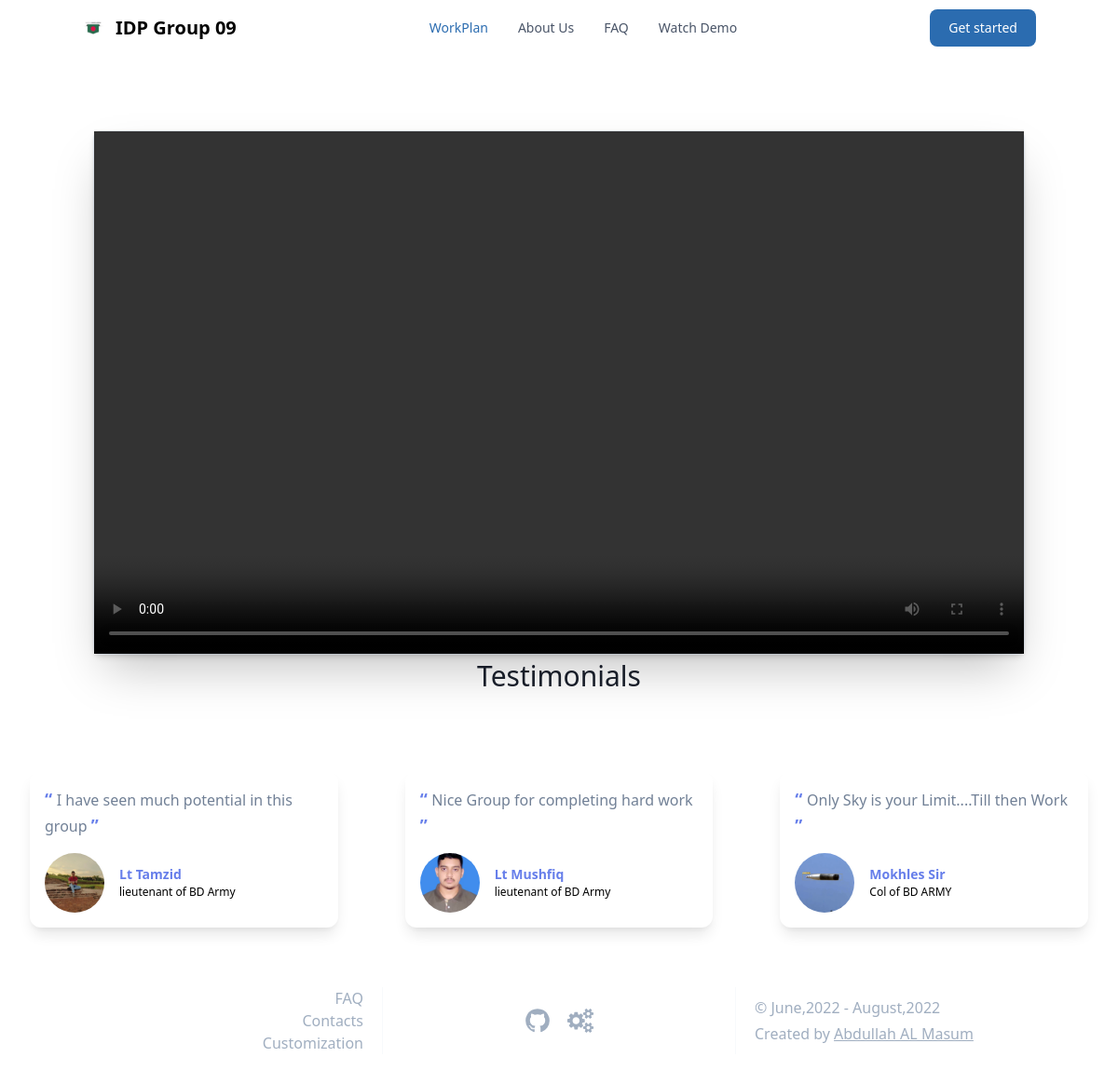
Page /result/ on the committed database.
### Capstone_App/models.py (models this page shows, shortened)
class Testimonial(models.Model):
    person = models.CharField(max_length=MAX_LENGTH, verbose_name="Person", blank=True, null=True)
    designation = models.CharField(max_length=MAX_LENGTH, verbose_name="Designation", blank=True, null=True)
    testimonial = models.CharField(max_length=MAX_LENGTH, verbose_name="Testimonial", blank=True, null=True)
    person_link = models.URLField(max_length=MAX_LENGTH, verbose_name="Person's Link", blank=True, null=True)
    person_pic = models.ImageField(upload_to='testimonials/%Y/%m/%d/', blank=True, null=True,
                                   verbose_name="Person's Picture")
    def image_tag(self):
        return mark_safe("<img src='./media/%s' />" % (self.person_pic))
    image_tag.allow_tags = True
    class Meta:
        verbose_name = 'Testimonials'
        verbose_name_plural = 'Testimonials'
        db_table = 'testimonial'

### Capstone_App/views.py (the view)
# urls.py: path('result/', views.result_section, name='result'),
def result_section(request):
    context = {
    }
    lastvideo = Video.objects.last()
    global_context = {'video_file_found': lastvideo, 'output_file': output_file}
    return render(request, 'result_section.html', context=global_context)

### Capstone_App/context_processors.py (called while the page is built)
def add_variable_to_context(request):
    projectInfo = "Capstone Project"
    teamMembers = Team_Section.objects.all()
    testimonials = Testimonial.objects.all()
    workplans = WorkPlan.objects.all()
    frequent_faq = FAQ_Section.objects.all()
    everyWhere = {
        'projectInfo': projectInfo,
        'team_members': teamMembers,
        'given_testimonials': testimonials,
        'implemented_workplans': workplans,
        'faq_section': frequent_faq,
    }
    return everyWhere

### templates/result_section.html
{% extends 'base.html' %}
{% load static %}
{% block main_content %}
    {% if video_file_found %}
        <div class="bg-white rounded-lg border shadow-md w-full mx-auto mt-20 text-center md:w-10/12">
            <div
                    class="embed-responsive embed-responsive-16by9 relative w-full overflow-hidden shadow-2xl"
                    style="padding-top: 56.25%"
            >
                <video class="embed-responsive-item absolute top-0 right-0 bottom-0 left-0 w-full h-full"
                       controls="controls" preload="metadata">
                    <source src="{{ output_file }}" type="video/mp4"/>
                </video>
            </div>
        </div>
    {% endif %}
{% endblock main_content %}

### templates/base.html (shortened to what this page needs)
{% load compress %}
{% load static %}
{% load socialaccount %}
<!DOCTYPE html>
<html lang="en">
<head>
    {% block head_css %}
        {% block essential_tailwind_CSS %}
            <link rel="stylesheet" href="{% static 'src/output.css' %}">
        {% endblock essential_tailwind_CSS %}
        {% block head_css_page %}
            <link rel="stylesheet"
                  href="https://cdnjs.cloudflare.com/ajax/libs/material-design-iconic-font/2.2.0/css/material-design-iconic-font.min.css">
            <link rel="stylesheet" href="https://rsms.me/inter/inter.css">
            <link href="https://unpkg.com/tailwindcss@^1.0/dist/tailwind.min.css" rel="stylesheet">
            <link href="https://unpkg.com/swiper/swiper-bundle.min.css" rel="stylesheet"/>
        {% endblock head_css_page %}
    {% endblock head_css %}
</head>
{% block body_content %}
    {% block body_tag %}
        <body>
    {% endblock body_tag %}
{% block header_nav_bar %}
    <nav class="bg-white border-gray-200 px-2 sm:px-4 py-2.5 rounded dark:bg-gray-800">
        <div class="container flex flex-wrap justify-between items-center mx-auto">
            <a href="{% url 'home' %}" class="flex items-center">
                <img src="{% static 'images/favicon/favicon-32x32.png' %}" class="mr-3 h-6 sm:h-9" alt="Flowbite Logo">
                <span class="self-center text-xl font-semibold whitespace-nowrap dark:text-white">IDP Group 09</span>
            </a>
            <div class="flex md:order-2">
                <a href="{% url 'sign_up' %}">
                    <button type="button"
                            class="text-white bg-blue-700 hover:bg-blue-800 focus:ring-4 focus:outline-none focus:ring-blue-300 font-medium rounded-lg text-sm px-5 py-2.5 text-center mr-3 md:mr-0 dark:bg-blue-600 dark:hover:bg-blue-700 dark:focus:ring-blue-800">
                        Get started
                    </button>
                </a>
            </div>
            <div class="hidden justify-between items-center w-full md:flex md:w-auto md:order-1" id="mobile-menu-4">
                <ul class="flex flex-col mt-4 md:flex-row md:space-x-8 md:mt-0 md:text-sm md:font-medium">
                    <li>
                        <a href="{% url 'work_plan' %}"
                           class="block py-2 pr-4 pl-3 text-white bg-blue-700 rounded md:bg-transparent md:text-blue-700 md:p-0 dark:text-white"
                           aria-current="page">WorkPlan</a>
                    </li>
                    <li>
                        <a href="{% url 'about_us' %}"
                           class="block py-2 pr-4 pl-3 text-gray-700 border-b border-gray-100 hover:bg-gray-50 md:hover:bg-transparent md:border-0 md:hover:text-blue-700 md:p-0 md:dark:hover:text-white dark:text-gray-400 dark:hover:bg-gray-700 dark:hover:text-white md:dark:hover:bg-transparent dark:border-gray-700">About
                            Us</a>
                    </li>
                    <li>
                        <a href="{% url 'faq' %}"
                           class="block py-2 pr-4 pl-3 text-gray-700 border-b border-gray-100 hover:bg-gray-50 md:hover:bg-transparent md:border-0 md:hover:text-blue-700 md:p-0 md:dark:hover:text-white dark:text-gray-400 dark:hover:bg-gray-700 dark:hover:text-white md:dark:hover:bg-transparent dark:border-gray-700">FAQ</a>
                    </li>
                    <li>
                        <a href="{% url 'result' %}"
                           class="block py-2 pr-4 pl-3 text-gray-700 border-b border-gray-100 hover:bg-gray-50 md:hover:bg-transparent md:border-0 md:hover:text-blue-700 md:p-0 md:dark:hover:text-white dark:text-gray-400 dark:hover:bg-gray-700 dark:hover:text-white md:dark:hover:bg-transparent dark:border-gray-700">Watch
                            Demo</a>
                    </li>
                </ul>
            </div>
        </div>
    </nav>
{% endblock header_nav_bar %}
{% block main_content %}
{% endblock main_content %}
{% block testimonial %}
    {% if given_testimonials %}
        <section>
            <h1 class="text-3xl font-medium title-font text-gray-900 mb-12 text-center">Testimonials</h1>
            <div class="swiper-container">
                <div class="swiper-wrapper">
                    {% for testimonials in given_testimonials %}
                        <div class="swiper-slide">
                            <div class="w-full flex flex-col md:flex-row gap-4 mb-8 md:mb-0 flex-between items-center p-8">
                                <div class="bg-white dark:bg-gray-800 w-72 shadow-lg mx-auto rounded-xl p-4">
                                    <p class="text-gray-600 dark:text-white">
                            <span class="font-bold text-indigo-500 text-lg">
                                “
                            </span> {{ testimonials.testimonial }} <span class="font-bold text-indigo-500 text-lg">
                                ”
                            </span>
                                    </p>
                                    <div class="flex items-center mt-4">
                                        <a href="{{ testimonials.person_link }}" target="_blank" class="block relative">
                                            <img alt="profile" src="{{ testimonials.person_pic.url }}"
                                                 class="mx-auto object-cover rounded-full h-16 w-16 "/>
                                        </a>
                                        <div class="flex flex-col ml-4 justify-between">
                                <span class="font-semibold text-indigo-500 text-sm">
                                    {{ testimonials.person }}
                                </span>
                                            <span class="dark:text-gray-400 text-xs flex items-center">
                                    {{ testimonials.designation }}
                                </span>
                                        </div>
                                    </div>
                                </div>
                            </div>
                        </div>
                    {% endfor %}
                </div>
            </div>
        </section>
    {% endif %}
{% endblock testimonial %}
{% block footer_content %}
    <footer class="px-3 py-8 bg-white dark:bg-gray-800 text-2 text-gray-500 dark:text-gray-200 transition-colors duration-200">
        <div class="flex flex-col">
            <div class="mt-4 md:mt-0 flex flex-col md:flex-row">
                <nav class="flex-1 flex flex-col items-center justify-center md:items-end md:border-r border-gray-100 md:pr-5">
                    <a aria-current="page" href="{% url 'faq' %}" class="hover:text-gray-700 dark:hover:text-white">
                        FAQ
                    </a>
                    <a aria-current="page" href="{% url 'contact' %}" class="hover:text-gray-700 dark:hover:text-white">
                        Contacts
                    </a>
                    <a aria-current="page" href="{% url 'sign_in' %}" class="hover:text-gray-700 dark:hover:text-white">
                        Customization
                    </a>
                </nav>
                <div class="mt-4 md:mt-0 flex-1 flex items-center justify-center md:border-r border-gray-100">
                    <a class="hover:text-primary-gray-20"
                       href="https://github.com/MasumBhai/Capstone_Project_Interface.git">
                    </a>
                    <a class="ml-4 hover:text-primary-gray-20"
                       href="https://github.com/MasumBhai/Capstone_Project_Interface/pulls">
                    </a>
                </div>
                <div class="mt-7 md:mt-0 flex-1 flex flex-col items-center justify-center md:items-start md:pl-5">
                <span class="">
                    &copy; June,2022 -
                </span>
                    <span class="mt-7 md:mt-1">
                    Created by
                    <a class="underline hover:text-primary-gray-20" data-bs-toggle="tooltip" target="_blank"
                       title="https://www.linkedin.com/in/MasumBhai/" href="https://www.linkedin.com/in/MasumBhai/">
                        Abdullah AL Masum
                    </a>
                </span>
                </div>
            </div>
        </div>
    </footer>
{% endblock footer_content %}
</body>
{% endblock body_content %}
{% block footer_javascript %}
    {% block footer_javascript_site %}
        <link rel="stylesheet" href="https://cdnjs.cloudflare.com/ajax/libs/font-awesome/5.15.2/css/all.min.css">
    {% endblock footer_javascript_site %}
{% endblock footer_javascript %}
</html>

### templates/base.html (style rules this page uses)
.swiper-container { overflow: hidden; }

### rows in the picture
Testimonial: testimonial "I have seen much potential in this group", person_pic (picture), person "Lt Tamzid", designation "lieutenant of BD Army"
Testimonial: testimonial "Nice Group for completing hard work", person_pic (picture), person "Lt Mushfiq", designation "lieutenant of BD Army"
Testimonial: testimonial "Only Sky is your Limit....Till then Work", person_pic (picture), person "Mokhles Sir", designation "Col of BD ARMY"
